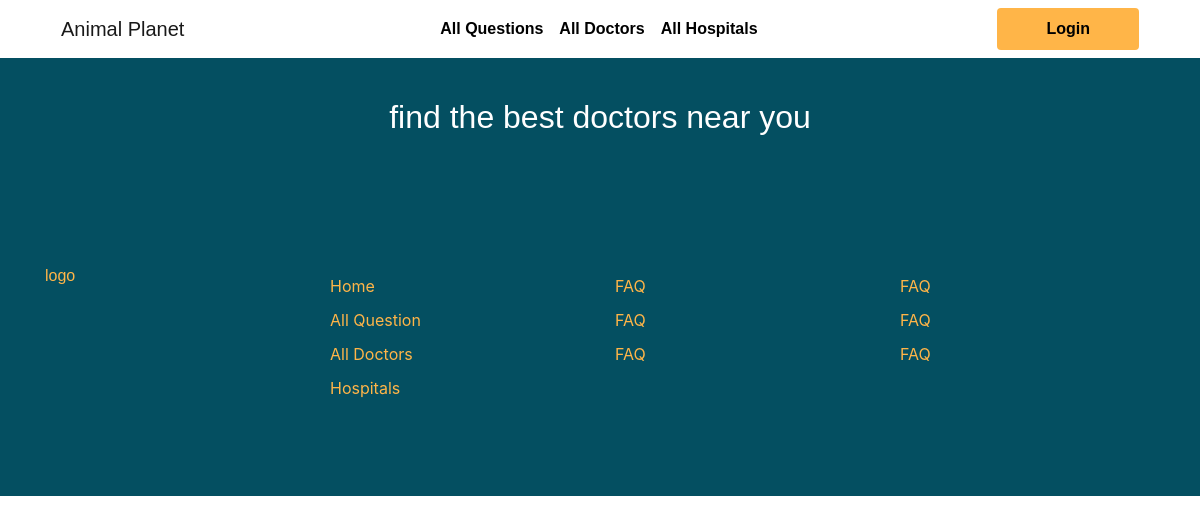
Before: /userview/all-doctors.php with the older database file.
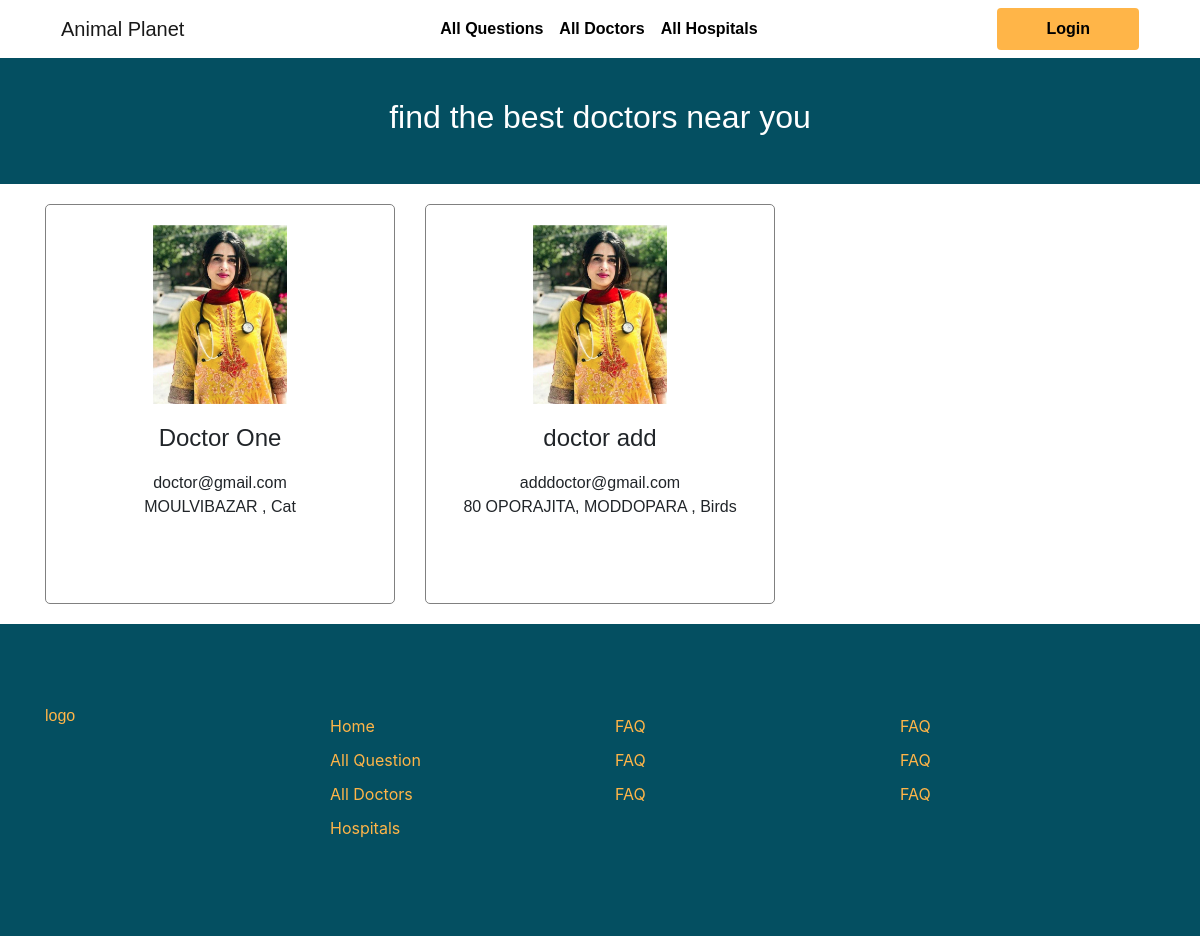
After: the same page with the newer database file.
### tables this page shows
CREATE TABLE `users` (
                         `id` bigint(20) UNSIGNED NOT NULL,
                         `name` varchar(255) NOT NULL,
                         `email` varchar(255) NOT NULL,
                         `user_type` varchar(255) NOT NULL DEFAULT 'user',
                         `phone` varchar(255) DEFAULT NULL,
                         `address` varchar(255) DEFAULT NULL,
                         `specialists` varchar(255) DEFAULT NULL,
                         `password` varchar(255) NOT NULL,
                         `created_at` timestamp NULL DEFAULT NULL,
                         `updated_at` timestamp NULL DEFAULT NULL
);

### auth/Session.php (called while the page is built, shortened)
<?php
class Session
{
    public static function get($key)
    {
        if (isset($_SESSION[$key])) {
            return $_SESSION[$key];
        } else {
            return false;
        }
    }
}

### controller/db_functions.php (called while the page is built, shortened)
<?php
class  DB_Functions
{
    private $conn;
    function __construct()
    {
        require_once 'connect.php';
        $db = new Connect();
        $this->conn = $db->connection();
    }
    public static function db()
    {
        return new DB_Functions();
    }
    function getDoctors()
    {
        $query = "SELECT * FROM `users` WHERE `user_type` = 'doctor';";
        $result = $this->conn->query($query) or die($this->conn->error . __LINE__);
        return $result;
    }
}

### controller/connect.php (called while the page is built, shortened)
<?php
class Connect
{
    public function connection()
    {
        $this->connect = new mysqli(DB_HOST, DB_USER, DB_PASSWORD, DB_DATABASE);
        return $this->connect;
    }
}

### controller/dashboard_value.php (called while the page is built, shortened)
<?php
include "../controller/db_functions.php";
class DashboardValue extends DB_Functions
{
    public static function getAllDoctor()
    {
        return self::db()->getDoctors();
    }
}

### userview/all-doctors.php (the view, shortened to what this page needs)
<?php
include "../controller/dashboard_value.php";
include '../auth/Session.php';
?>
<!DOCTYPE html>
<html lang="en">
<head>
    <link
            rel="stylesheet"
            href="https://maxcdn.bootstrapcdn.com/bootstrap/4.0.0/css/bootstrap.min.css"
    />
    <link
            rel="stylesheet"
            href="https://cdnjs.cloudflare.com/ajax/libs/font-awesome/5.15.2/css/all.min.css"
    />
    <link rel="stylesheet" href="./resources/css/style.css"/>
    <link rel="stylesheet" href="./resources/css/responsive.css"/>
</head>
<body>
<div class="header">
    <div class="container">
        <nav class="navbar navbar-expand-lg navbar-light">
            <a class="navbar-brand" href="index.php">Animal Planet</a>
            <div class="collapse navbar-collapse" id="navbarTogglerDemo02">
                <ul class="navbar-nav mr-auto ml-auto mt-2 mt-lg-0">
                    <li class="nav-item">
                        <a class="nav-link" href="all-questions.php">All Questions </a>
                    </li>
                    <li class="nav-item">
                        <a class="nav-link" href="all-doctors.php">All Doctors</a>
                    </li>
                    <li class="nav-item">
                        <a class="nav-link" href="all-hospitals.php">All Hospitals</a>
                    </li>
                </ul>
                <form class="form-inline my-2 my-lg-0">
                    <?php
                    if (Session::get('name')) {
                        ?>
                        <a href="profile.php"
                           class="btn btn-default my-2 my-sm-0 px-5 py-2 primary-button"><?php echo Session::get('name'); ?>
                        </a>
                        <?php
                    } else { ?>
                        <a href="login.php" class="btn btn-default my-2 my-sm-0 px-5 py-2 primary-button">Login</a>
                    <?php } ?>
                </form>
            </div>
        </nav>
    </div>
    <div class="title-section">
        <h2>find the best doctors near you</h2>
    </div>
</div>
<div class="all-doctors">
    <div class="container">
        <div class="row">
            <?php
            $result = DashboardValue::getAllDoctor();
            while ($item = mysqli_fetch_assoc($result)) {
                ?>
                <div class="col-md-4">
                    <div class="doctor-card">
                        <div class="doc-img"><img src="./resources/images/doc-2.png" alt=""/></div>
                        <h4 class="doc-name"><?php echo $item['name']; ?></h4>
                        <p class="doc-description"><?php echo $item['email']; ?> <br> <?php echo $item['address']; ?>
                            , <?php echo $item['specialists']; ?></p>
                    </div>
                </div>
                <?php
            }
            ?>
        </div>
    </div>
</div>
<footer>
    <div class="section footer-section">
        <div class="container">
            <div class="row">
                <div class="col-md-3">
                    <p>logo</p>
                </div>
                <div class="col-md-3">
                    <ul>
                        <li>Home</li>
                        <li>All Question</li>
                        <li>All Doctors</li>
                        <li>Hospitals</li>
                    </ul>
                </div>
                <div class="col-md-3">
                    <ul>
                        <li>FAQ</li>
                        <li>FAQ</li>
                        <li>FAQ</li>
                    </ul>
                </div>
                <div class="col-md-3">
                    <ul>
                        <li>FAQ</li>
                        <li>FAQ</li>
                        <li>FAQ</li>
                    </ul>
                </div>
            </div>
        </div>
    </div>
</footer>
</body>
</html>

### userview/resources/css/style.css (style rules this page uses)
* { margin: 0; padding: 0; }
h1, h2, h3, h4, h5, h6 { font-family: Helvetica, sans-serif; }
p, a { font-family: sans-serif; }
.primary-button { background-color: #ffb548; color: #000000; font-weight: 600; }
.section { padding: 10vh 0; }
.nav-item .nav-link { color: black !important; font-weight: 600; }
.footer-section { background-color: #044f61; color: #ffb548; }
.footer-section ul { list-style-type: none; }
.footer-section ul li { margin: 10px 0; }
.title-section { text-align: center; background-color: #044f61; padding: 5vh 0; color: #ffffff; }
.doctor-card { text-align: center; height: 400px; margin: 20px 0; border: 1px solid gray; border-radius: 5px; }
.doc-name { text-align: center; }
.doc-img img { width: 50%; padding: 20px; }
.doc-description { padding: 10px 0; }

Changed rows visible on the page:
added users: name "Doctor One", email "doctor@gmail.com", address "MOULVIBAZAR", specialists "Cat"
added users: name "doctor add", email "adddoctor@gmail.com", address "80 OPORAJITA, MODDOPARA", specialists "Birds"
